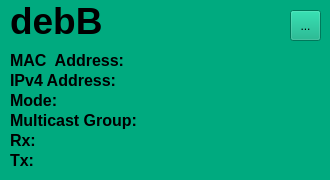
           <widget class="QWidget" name="wgt_debB" native="true">
            <property name="enabled">
             <bool>true</bool>
            </property>
            <property name="autoFillBackground">
             <bool>false</bool>
            </property>
            <property name="styleSheet">
             <string notr="true">background-color: rgb(0, 170, 127)</string>
            </property>
            <widget class="QLabel" name="lbl_hostname_debB">
             <property name="geometry">
              <rect>
               <x>10</x>
               <y>5</y>
               <width>91</width>
               <height>31</height>
              </rect>
             </property>
             <property name="font">
              <font>
               <pointsize>28</pointsize>
               <weight>75</weight>
               <bold>true</bold>
              </font>
             </property>
             <property name="focusPolicy">
              <enum>Qt::NoFocus</enum>
             </property>
             <property name="text">
              <string>debB</string>
             </property>
            </widget>
            <widget class="QToolButton" name="tBtn_editHost_debB">
             <property name="geometry">
              <rect>
               <x>290</x>
               <y>10</y>
               <width>31</width>
               <height>31</height>
              </rect>
             </property>
             <property name="text">
              <string>...</string>
             </property>
            </widget>
            <widget class="QLabel" name="lbl_mac_debB">
             <property name="geometry">
              <rect>
               <x>10</x>
               <y>50</y>
               <width>271</width>
               <height>21</height>
              </rect>
             </property>
             <property name="font">
              <font>
               <pointsize>12</pointsize>
               <weight>75</weight>
               <bold>true</bold>
              </font>
             </property>
             <property name="text">
              <string>MAC  Address:</string>
             </property>
            </widget>
            <widget class="QLabel" name="lbl_ip_debB">
             <property name="geometry">
              <rect>
               <x>10</x>
               <y>70</y>
               <width>271</width>
               <height>21</height>
              </rect>
             </property>
             <property name="font">
              <font>
               <pointsize>12</pointsize>
               <weight>75</weight>
               <bold>true</bold>
              </font>
             </property>
             <property name="text">
              <string>IPv4 Address:</string>
             </property>
            </widget>
            <widget class="QLabel" name="lbl_mlticast_debB">
             <property name="geometry">
              <rect>
               <x>10</x>
               <y>110</y>
               <width>271</width>
               <height>21</height>
              </rect>
             </property>
             <property name="font">
              <font>
               <pointsize>12</pointsize>
               <weight>75</weight>
               <bold>true</bold>
              </font>
             </property>
             <property name="text">
              <string>Multicast Group:</string>
             </property>
            </widget>
            <widget class="QLabel" name="lbl_rx_debB">
             <property name="geometry">
              <rect>
               <x>10</x>
               <y>130</y>
               <width>271</width>
               <height>21</height>
              </rect>
             </property>
             <property name="font">
              <font>
               <pointsize>12</pointsize>
               <weight>75</weight>
               <bold>true</bold>
              </font>
             </property>
             <property name="text">
              <string>Rx:</string>
             </property>
            </widget>
            <widget class="QLabel" name="lbl_tx_debB">
             <property name="geometry">
              <rect>
               <x>10</x>
               <y>150</y>
               <width>271</width>
               <height>21</height>
              </rect>
             </property>
             <property name="font">
              <font>
               <pointsize>12</pointsize>
               <weight>75</weight>
               <bold>true</bold>
              </font>
             </property>
             <property name="text">
              <string>Tx:</string>
             </property>
            </widget>
            <widget class="QLabel" name="lbl_mode_debB">
             <property name="geometry">
              <rect>
               <x>10</x>
               <y>90</y>
               <width>271</width>
               <height>21</height>
              </rect>
             </property>
             <property name="font">
              <font>
               <pointsize>12</pointsize>
               <weight>75</weight>
               <bold>true</bold>
              </font>
             </property>
             <property name="text">
              <string>Mode:</string>
             </property>
            </widget>
           </widget>
